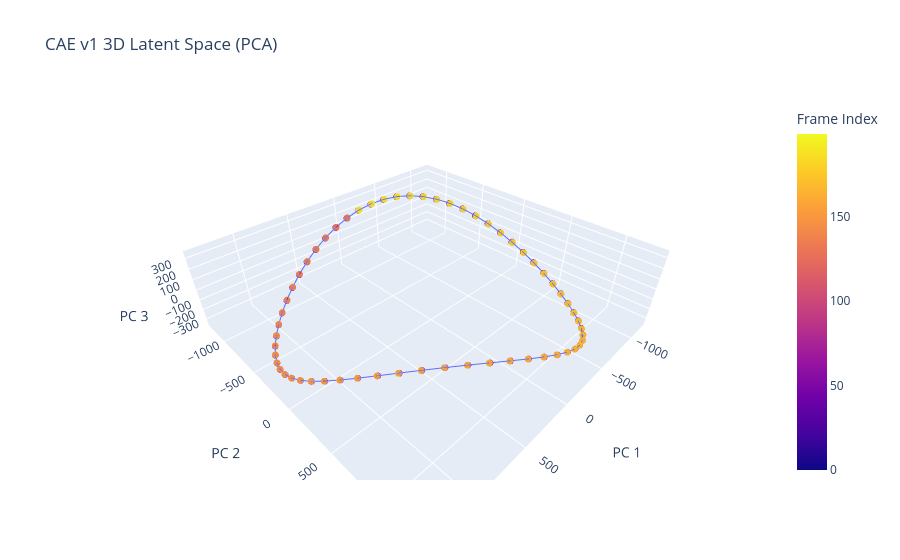

Notebook code for this chart:
### Code cell
# Generate interactive 3D scatter plot with a continuous line
fig = px.scatter_3d(
    df_latent_all_pca_3d,
    x="PC 1",
    y="PC 2",
    z="PC 3",
    color="Frame Index",
    color_continuous_scale="plasma",
    title="CAE v1 3D Latent Space (PCA)",
)

# Connect the scatter points with a continuous trajectory line
fig.update_traces(mode="markers+lines", marker=dict(size=4, opacity=0.8))
fig.update_layout(scene=dict(aspectmode='data'))
fig.show()

### Figure 1 — Plotly figure (JSON) as saved in the notebook; plotly's stock layout.template omitted (floating-point values rounded to 4 significant figures; data arrays with more than 128 entries replaced by an {"elided": "..."} marker saying what was removed)
{"data": [{"hovertemplate": "PC 1=%{x}<br>PC 2=%{y}<br>PC 3=%{z}<br>Frame Index=%{marker.color}<extra></extra>", "legendgroup": "", "marker": {"color": {"elided": "200 int values"}, "coloraxis": "coloraxis", "opacity": 0.8, "size": 4, "symbol": "circle"}, "mode": "markers+lines", "name": "", "scene": "scene", "showlegend": false, "type": "scatter3d", "x": {"elided": "200 float values"}, "y": {"elided": "200 float values"}, "z": {"elided": "200 float values"}}], "layout": {"coloraxis": {"autocolorscale": false, "colorbar": {"title": {"text": "Frame Index"}}, "colorscale": [[0, "#0d0887"], [0.1111, "#46039f"], [0.2222, "#7201a8"], [0.3333, "#9c179e"], [0.4444, "#bd3786"], [0.5556, "#d8576b"], [0.6667, "#ed7953"], [0.7778, "#fb9f3a"], [0.8889, "#fdca26"], [1, "#f0f921"]]}, "legend": {"tracegroupgap": 0}, "scene": {"aspectmode": "data", "domain": {"x": [0, 1], "y": [0, 1]}, "xaxis": {"title": {"text": "PC 1"}}, "yaxis": {"title": {"text": "PC 2"}}, "zaxis": {"title": {"text": "PC 3"}}}, "title": {"text": "CAE v1 3D Latent Space (PCA)"}}}
